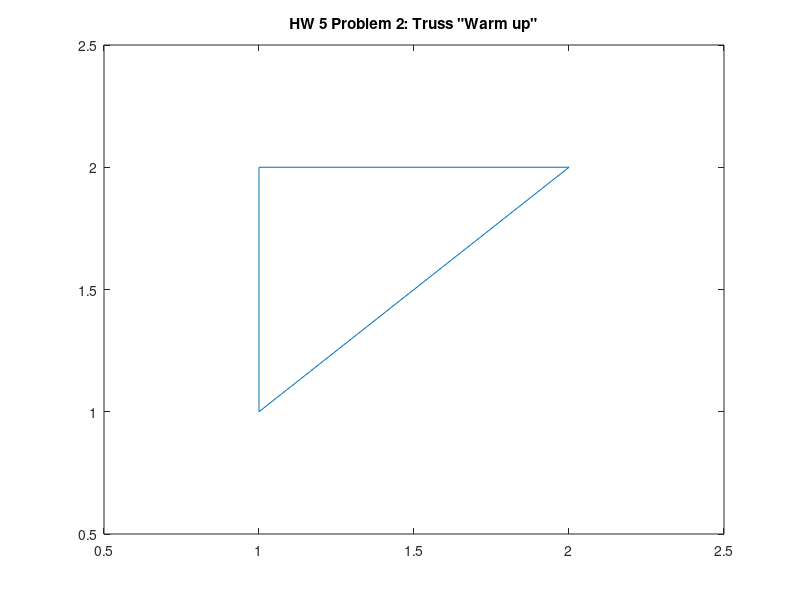

MATLAB code for this plot:
clc;clear all;close all;
%Lawrence Custodio
%Homework 5 Problem 2
%Given parameters: 
n=3; %Number of Elements
N=2*n; %Global Matrix size
E=180e9;  %E-modulus
A=pi*(20e-3/2)^2; %Area at d=5cm
L = [sqrt(2) 1 1]; %Lengths of respective element
kcons = (A*E)*(L.^-1); %Material property
%Angles for respective elements:
beta = [45 0 90];
s = sind(beta);
c = cosd(beta);
Kg = zeros(6,6); %Preallocate global stiffness matrix
%Calculation of stiffness matrix:
for m = 1:length(L)
%General stiffness matrix Ke:
kmx=[(c(m))^2 c(m)*s(m) -(c(m))^2 -c(m)*s(m);
    c(m)*s(m) (s(m))^2 -c(m)*s(m) -(s(m))^2;
    -(c(m))^2 -c(m)*s(m) (c(m))^2 c(m)*s(m);
    -c(m)*s(m) -(s(m))^2 c(m)*s(m) (s(m))^2];
Ke=kcons(m)*kmx;
%Individual stiffness matrices:
if m ==1 %For element 1
    kind1 = Ke;
elseif m ==2 %For element 2
    kind2 = Ke;
elseif m ==3 %For element 3
    kind3 = Ke;
end
%Allocate nodes to elements:
low = [1 2 1]; %i-node
high = [3 3 2]; %j-node
i = low(m);
j = high(m);
%Auxiliary matrix: contribution of individual stiffness matrices to Kg 
Kt = zeros(N,N); 
Kt([2*i-1 2*i 2*j-1 2*j],[2*i-1 2*i 2*j-1 2*j]) = Ke(1:4,1:4);
Kg = Kg+Kt;
end
%forces
P = 50e3; %Applied force
F = [0 0 0 0 0 -P]';
%displacements
d = inv(Kg)*F;
%Plotting
%Define truss structure
A = [1,1];
B = [1,2];
C = [2,2];
x = [A(1) B(1) C(1) A(1)];
y = [A(2) B(2) C(2) A(2)];
plot(x,y)
axis ([0.5 2.5 0.5 2.5])
title('HW 5 Problem 2: Truss "Warm up"')
hold on
%Displacement vectors:
dA = [A(1)+d(1),A(2)+d(2)];
dB = [B(1)+d(3),B(2)+d(4)];
dC = [C(1)+d(5),C(2)+d(6)];
xd = [dA(1) dB(1) dC(1)];
yd = [dA(2) dB(2) dC(2)];
plot(xd,yd,'r')